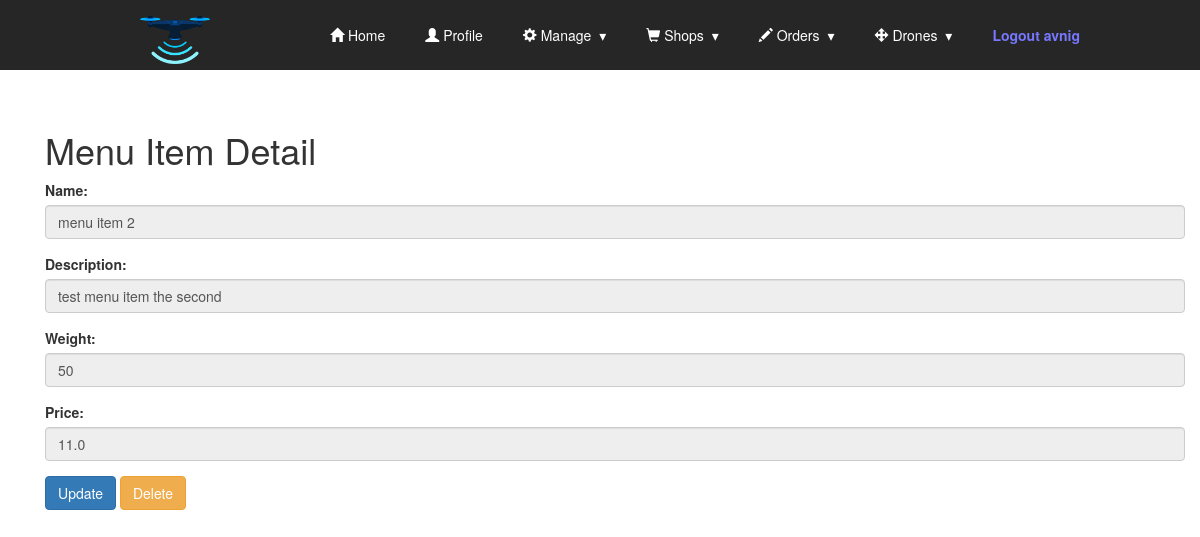
The page /shops/menuitem/2 (signed in) on the database its author committed.
### shops/models.py (models this page shows, shortened)
class MenuItem(models.Model):
    name = models.CharField(max_length=50)
    description = models.CharField(max_length=50)
    weight = models.IntegerField()
    price = models.FloatField(default=0)

### shops/views.py (the view)
# urls.py: path('menuitem/<int:id>',MenuItemDetailView.as_view(),name='menu_item_detail'),
@method_decorator(login_required, name='dispatch')
class MenuItemDetailView(DetailView):     # Shows the menu_item details
    template_name = 'menus/menuitem_detail.html'
    model=Menu
    context_object_name = 'menuitem'
    def get_object(self):
        id_ = self.kwargs.get("id")
        return get_object_or_404(MenuItem,id=id_)

### shops/templates/menus/menuitem_detail.html (shortened to what this page needs)
<!DOCTYPE html>
{% extends "base.html" %}
{% block content %}
<div class="container">
<br><br>
  <h1>Menu Item Detail</h1>
  <form method="POST">
    <div class="form-group">
        <label for="name">Name:</label>
        <input type="text" class="form-control" id="name" value='{{ menuitem.name }}' disabled>
    </div>
    <div class="form-group">
        <label for="description">Description:</label>
        <input type="text" class="form-control" id="description" value="{{ menuitem.description }}" disabled>
    </div>
    <div class="form-group">
        <label for="weight">Weight:</label>
        <input type="text" class="form-control" id="weight" value="{{ menuitem.weight }}" disabled>
    </div>
    <div class="form-group">
        <label for="price">Price:</label>
        <input type="text" class="form-control" id="price" value="{{ menuitem.price }}" disabled>
    </div>
    <a href="{% url 'shops:menu_item_update' menuitem.id %}"><button type="button" class="btn btn-primary">Update</button></a>
    <a href="{% url 'shops:menu_item_delete' menuitem.id %}"><button type="button" class="btn btn-warning">Delete</button></a>
  </form>
</div>
{% endblock %}

### templates/Base.html (shortened to what this page needs)
{% load static %}
<!DOCTYPE html>
<html>
<head>
  <link rel="stylesheet" href="https://maxcdn.bootstrapcdn.com/bootstrap/3.4.1/css/bootstrap.min.css">
  <link rel="stylesheet" href="{% static 'css/styles.css' %}">
  <link rel="stylesheet" href="{% static 'css/resp_nav_style.css' %}">
</head>
<body>
  <section class="nav-bar">
  <div class="nav-container">
    <div class="brand">
      <a class="brand" href="{% url 'index' %}"><img src="{% static 'dronebar/drone.png' %}" alt="Dronebar"></a>
    </div>
    <nav>
      <ul class="nav-list">
        <li class="active"><a href="{% url 'index' %}"><span class="glyphicon glyphicon-home"></span> Home</a></li>
        <li class="active"><a href="{% url 'accounts:profile' %}"><span class="glyphicon glyphicon-user"></span> Profile</a></li>
        <li>
          <a class="dropdown-toggle" data-toggle="dropdown" href="#"><span class="glyphicon glyphicon-cog"></span> Manage
          </a>
        </li>
        <li>
          <a class="dropdown-toggle" data-toggle="dropdown" href="#"><span class="glyphicon glyphicon-shopping-cart"></span> Shops
          </a>
        </li>
        <li>
          <a class="dropdown-toggle" data-toggle="dropdown" href="#"><span class="glyphicon glyphicon-pencil"></span> Orders
          </a>
        </li>
        <li>
          <a class="dropdown-toggle" data-toggle="dropdown" href="#"><span class="glyphicon glyphicon-move"></span> Drones
          </a>
        </li>
        <li><a href="{% url 'accounts:logout' %}" id="emp">Logout {{request.user}}</a></li>
      </ul>
    </nav>
  </div>
</section>
    <div class="container">
      {% block content %}
      {% endblock %}
    </div>
</body>
</html>

### static/css/styles.css (style rules this page uses)
#emp { color:#7777ff; text-color:#9999ff; font-weight: bold; }
.active { background-color: #04AA6D; color: white; }

### static/css/resp_nav_style.css (style rules this page uses)
body { margin: 0; padding: 0; }
.nav-bar { height: 70px; background: #262626; }
.brand { position: absolute; padding-left: 20px; float: left; line-height: 70px; text-transform: uppercase; font-size: 1.4em; }
.brand a img { max-height: 70px; }
.brand a, .brand a:visited { color: #ffffff; text-decoration: none; }
.nav-container { max-width: 1000px; margin: 0 auto; }
nav { float: right; }
nav ul { list-style: none; margin: 0; padding: 0; }
nav ul li { float: left; position: relative; }
nav ul li a, nav ul li a:visited { display: block; padding: 0 20px; line-height: 70px; background: #262626; color: #ffffff; text-decoration: none; }
nav ul li a:not(:only-child):after, nav ul li a:visited:not(:only-child):after { padding-left: 4px; content: ' ▾'; }
@media screen and (min-width: 799px) { .nav-list { display: block !important; } }

### rows shown on the page
MenuItem: name "menu item 2", description "test menu item the second", weight "50", price "11.0"

### other values the page prints
{{ request.user }} "avnig"
